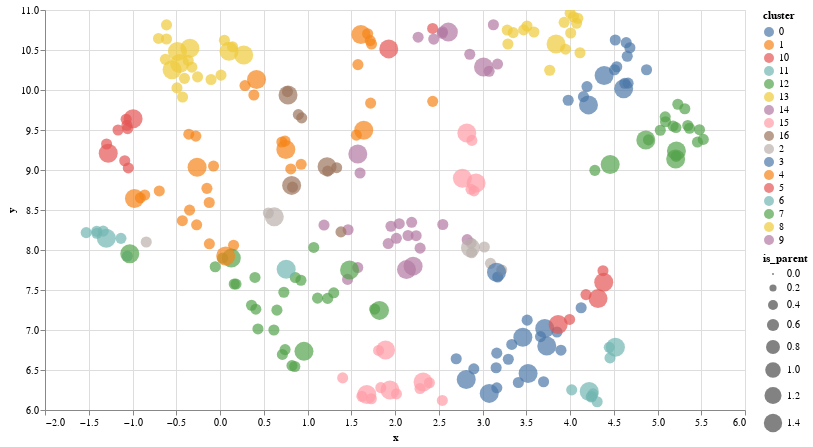

Here is the notebook cell this chart was saved with:
### Code cell
def plot_clustering_step(insight_layers, step):
    # Prepare the data to plot and interactive visualization
    # using Altair
    parents = insight_layers[step]['parent'].apply(lambda x: map_to_parent(x, insight_layers[step+1]))
    df = insight_layers[step][parents != insight_layers[step]["content"]]

    df_explore = pd.DataFrame(data={
        'content': df['content'], 
        'parent_nb': (df['parent']%2).astype(str),
        'parent': df['parent'].apply(lambda x: map_to_parent(x, insight_layers[step+1])),
        'cluster': df['cluster'].astype(str),
        'is_parent': 0.5
        })
    #df_explore['is_parent'] = list((df_explore["parent"] == df_explore["content"]).astype(int)+0.5)

    df_parents = df_explore.groupby(["parent", 'cluster']).count().reset_index()

    df_parents['content'] = df_parents['parent']
    df_parents['is_parent'] = 1.5
    df_explore = pd.concat([df_explore, df_parents])

    sentences = list(df_explore["content"])
    sentence_embeddings = embedding_model.encode(sentences)

    umap_embeds = reducer.fit_transform(sentence_embeddings)

    df_explore['x'] = umap_embeds[:,0]
    df_explore['y'] = umap_embeds[:,1]

    # Plot
    chart = alt.Chart(df_explore).mark_circle(size=60).encode(
        x=#'x',
        alt.X('x',
            scale=alt.Scale(zero=False)
        ),
        y=
        alt.Y('y',
            scale=alt.Scale(zero=False)
        ),
        color='cluster',
        tooltip=['content', "parent"],
        size='is_parent'
        #shape='parent_nb',
    ).properties(
        width=700,
        height=400
    )

    return chart, df_explore
    

chart, df_explore = plot_clustering_step(insight_layers, 0)
df_explore
chart.interactive()

### Figure 1 — Vega-Lite specification as saved in the notebook (floating-point values rounded to 4 significant figures; data arrays with more than 128 entries replaced by an {"elided": "..."} marker saying what was removed)
{"config": {"view": {"continuousWidth": 300, "continuousHeight": 300}}, "data": {"name": "data-b7b3ef8a0cd2e49edccbb8ff95fce960"}, "mark": {"type": "circle", "size": 60}, "encoding": {"color": {"field": "cluster", "type": "nominal"}, "size": {"field": "is_parent", "type": "quantitative"}, "tooltip": [{"field": "content", "type": "nominal"}, {"field": "parent", "type": "nominal"}], "x": {"field": "x", "scale": {"zero": false}, "type": "quantitative"}, "y": {"field": "y", "scale": {"zero": false}, "type": "quantitative"}}, "height": 400, "params": [{"name": "param_2", "select": {"type": "interval", "encodings": ["x", "y"]}, "bind": "scales"}], "width": 700, "$schema": "https://vega.github.io/schema/vega-lite/v5.16.3.json", "datasets": {"data-b7b3ef8a0cd2e49edccbb8ff95fce960": {"elided": "252 records"}}}
